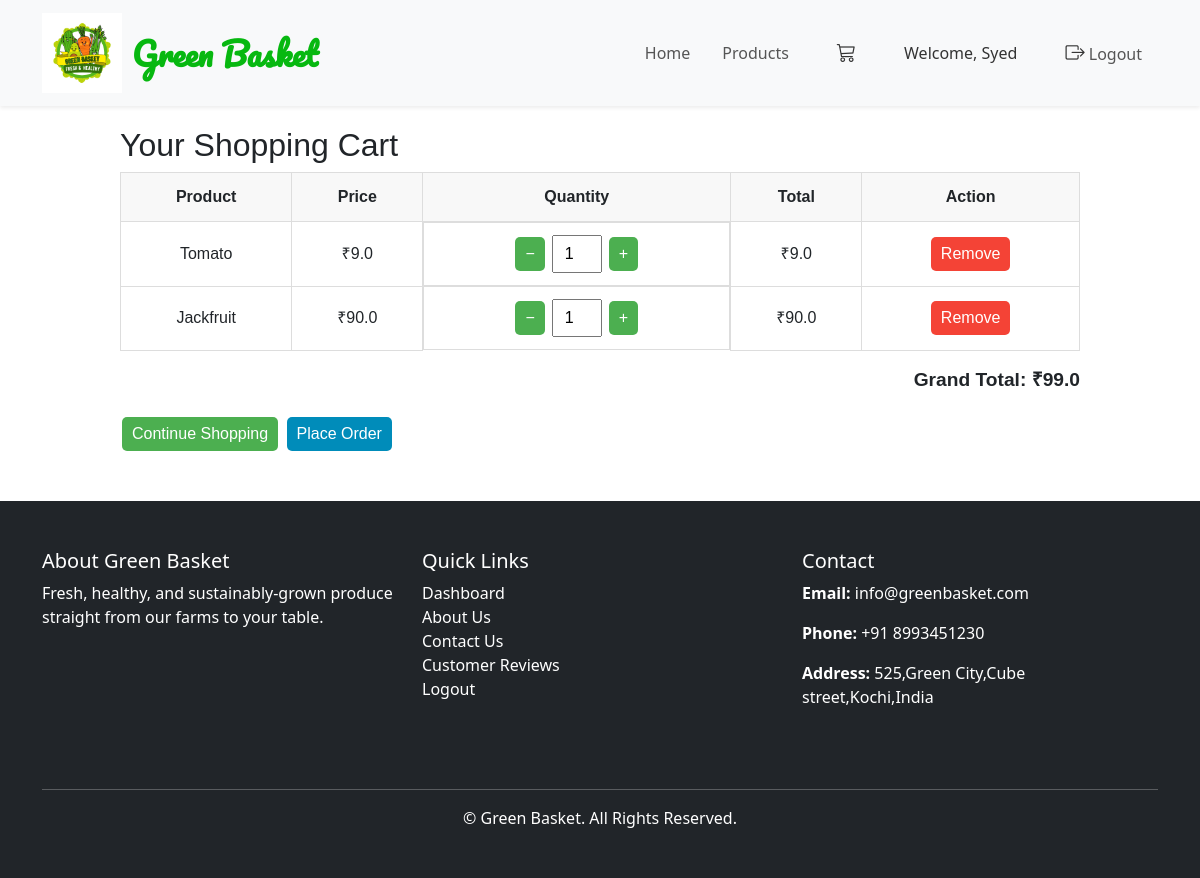
Screenshot of /cart_app/ (signed in) with the database file from the repository.
### cart_app/models.py (models this page shows, shortened)
class CartItem(models.Model):
    user = models.ForeignKey(User, on_delete=models.CASCADE)
    product = models.ForeignKey(Product, on_delete=models.CASCADE)
    quantity = models.PositiveIntegerField(default=1)
    def total_price(self):
        return self.product.price * self.quantity

### store/models.py (models this page shows, shortened)
class Product(models.Model):
    farmer = models.ForeignKey(FarmerProfile, on_delete=models.CASCADE)
    category = models.ForeignKey(Category, on_delete=models.SET_NULL, null=True)
    name = models.CharField(max_length=100)
    description = models.TextField()
    price = models.FloatField()
    stock = models.PositiveIntegerField()
    image = models.ImageField(upload_to='product_images/')
    created_at = models.DateTimeField(auto_now_add=True)
    rating =models.DecimalField(max_digits=3,decimal_places=2,default=0)
    rating_count=models.PositiveIntegerField(default=0)

### cart_app/views.py (the view)
# urls.py: path('', views.cart_home, name='cart_home'),
@login_required
def cart_home(request):
    items = CartItem.objects.filter(user=request.user)
    total = sum(item.total_price() for item in items)
    return render(request, 'cart.html', {'items': items, 'total': total})

### templates/cart.html (shortened to what this page needs)
{% extends 'base.html' %}
{% block content %}
<div class="cart-container">
<h2>Your Shopping Cart</h2>
{% if items %}
<table class="cart-table">
  <tr>
    <th>Product</th>
    <th>Price</th>
    <th>Quantity</th>
    <th>Total</th>
    <th>Action</th>
  </tr>
  {% for item in items %}
  <tr>
    <td>{{ item.product.name }}</td>
    <td>₹{{ item.product.price }}</td>
    <td class="cart-actions">
      <button onclick="changeQty('{{ item.id }}', -1)">−</button>
      <input type="number"
             id="qty-{{ item.id }}"
             value="{{ item.quantity }}"
             min="0"
             onchange="setQty('{{ item.id }}')">
      <button onclick="changeQty('{{ item.id }}', 1)">+</button>
    </td>
    <td>₹{{ item.total_price }}</td>
    <td>
      <a href="{% url 'remove_from_cart' item.id %}">
        <button style="background-color:#f44336;">Remove</button>
      </a>
    </td>
  </tr>
  {% endfor %}
</table>
<div class="grand-total">
    <strong>Grand Total: ₹{{ total }}</strong>
</div>
<a href="{% url 'allproducts_all' %}" class="continue-shopping">
    <button>Continue Shopping</button>
</a>
<a href="{% url 'place_order' %}">
    <button style="margin-top:15px; background-color:#008CBA;">Place Order</button>
</a>
{% else %}
<p>Your cart is empty.</p>
<a href="{% url 'allproducts_all' %}">
    <button>Go to Products</button>
</a>
{% endif %}
</div>
{% endblock %}

### templates/base.html (shortened to what this page needs)
<!DOCTYPE html>
<html lang="en">
<head>
    {% load static %}
    <link href="https://cdn.jsdelivr.net/npm/bootstrap@5.3.2/dist/css/bootstrap.min.css" rel="stylesheet">
    <link rel="stylesheet" href="https://cdn.jsdelivr.net/npm/bootstrap-icons@1.10.5/font/bootstrap-icons.css">
    <link rel="stylesheet" href="https://cdnjs.cloudflare.com/ajax/libs/animate.css/4.1.1/animate.min.css"/>
    <link rel="stylesheet" href="{% static 'css/style.css' %}">
</head>
<body>
    <nav class="navbar navbar-expand-lg navbar-light bg-light fixed-top shadow-sm" id="main-navbar">
        <div class="container">
            <a class="navbar-brand d-flex align-items-center" href="{% url 'index' %}">
                <img src="{% static 'img/logo.png' %}" alt="Green Basket Logo">
                <span>Green Basket</span>
            </a>
            <div class="collapse navbar-collapse" id="navbarNav">
                <ul class="navbar-nav ms-auto align-items-center">
                    <li class="nav-item"><a class="nav-link" href="{% url 'index' %}">Home</a></li>
                    <li class="nav-item"><a class="nav-link" href="{% url 'allproducts_all' %}">Products</a></li>
                    <li class="nav-item ms-3">
                        <a class="nav-link" href="{% url 'cart_home' %}">
                            <i class="bi bi-cart3" style="color:#333; font-size:1.2rem;"></i>
                        </a>
                    </li>
                     {% if user.is_authenticated %}
                     <li class="nav-item ms-3 d-flex align-items-center">
                        <span class="nav-link" style="color:#333; font-weight:500;">
                            Welcome, {{ user.first_name|default:user.username }}
                        </span>
                    </li>
                    <li class="nav-item ms-3">
                        <a class="nav-link" href="{% url 'logout' %}">
                            <i class="bi bi-box-arrow-right" style="color:#333; font-size:1.2rem;"></i> Logout
                        </a>
                    </li>
                    {% else %}
                    <li class="nav-item ms-3">
                        <a class="nav-link" href="{% url 'login_page' %}">
                            <i class="bi bi-lock" style="color:#333; font-size:1.2rem;"></i> Sign In
                        </a>
                    </li>
                    {% endif %}
                </ul>
            </div>
        </div>
    </nav>
    <main>
        {% block content %}
        {% endblock %}
    </main>
    {% include 'footer.html' %}
</body>
</html>

### static/css/style.css (style rules this page uses)
:root { --primary: #3CB815; --secondary: #F65005; --light: #F7F8FC; --dark: #111111; }
.navbar { background-color: rgba(255, 255, 255, 0.95); backdrop-filter: blur(5px); padding-top: 0.5rem; padding-bottom: 0.5rem; }
.navbar .navbar-nav .nav-link { padding: 0.5rem 1rem; color: #555555; font-weight: 500; outline: none; }

### templates/base.html (style rules this page uses)
body { padding-top: 80px; }
.navbar-brand img { height: 80px; width: auto; margin-right: 10px; }
.navbar-brand span { font-family: 'Pacifico', cursive; font-size: 2rem; color: #07b810; font-weight: 600; transition: color 0.3s; }

### templates/cart.html (style rules this page uses)
.cart-container { width: 80%; margin: 20px auto; font-family: Arial, sans-serif; }
.cart-table { width: 100%; border-collapse: collapse; }
.cart-table th, .cart-table td { border: 1px solid #ddd; padding: 12px; text-align: center; }
.cart-table th { background-color: #f8f8f8; }
button { background-color: #4CAF50; color: white; border: none; padding: 5px 10px; cursor: pointer; margin: 2px; border-radius: 5px; }
input[type=number] { width: 50px; text-align: center; padding: 3px; }
.cart-actions { display: flex; justify-content: center; gap: 5px; }
.grand-total { text-align: right; font-size: 1.2em; margin-top: 15px; }
.continue-shopping { margin-top: 20px; display: inline-block; }

### rows the page displays
CartItem: product.name "Tomato", product.price "9.0", quantity "1", total_price "9.0"
CartItem: product.name "Jackfruit", product.price "90.0", quantity "1", total_price "90.0"

### other values shown
{{ user.first_name|default:user.username }} "Syed"
{{ total }} "99.0"
